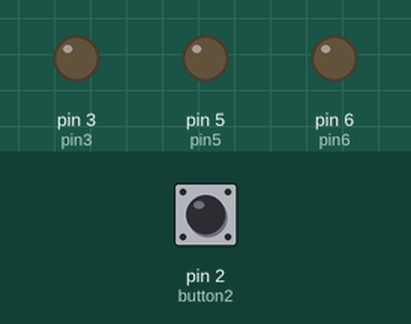
Bench run of a sketch on a simulated Arduino Uno, built with avr-gcc and run on an emulated ATmega328P. On the bench: output pins drawn as LEDs (lit = HIGH). Dashed ring = blinking. Inputs (shaded band) come from the test bench; at power-on: pin 2 (button2) LOW.

Above: at 3.8 s.
3.9 s: pin 2 (button2) pulled HIGH for 1.3 s
At 4.8 s:
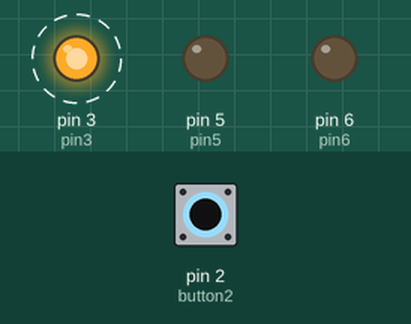
At 6.8 s:
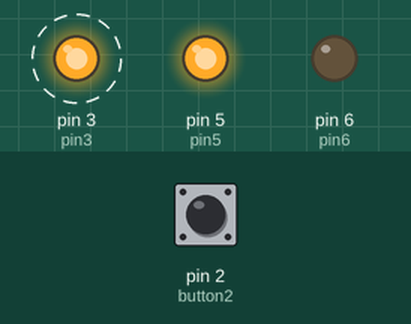
9.4 s: pin 2 (button2) pulled HIGH for 3.2 s
At 10.8 s:
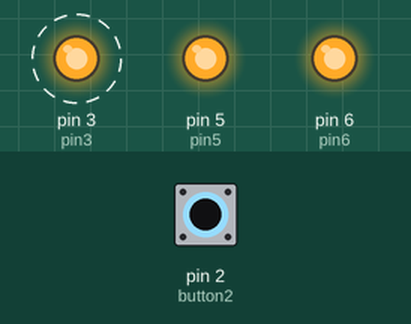
Timing chart, 0 to 20.1 s (numbered marks = the images above; inputs shaded):
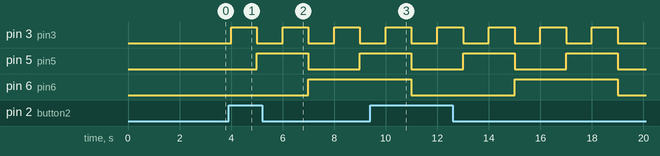

Measured:
- after the input at 3.9 s, pin 3 (pin3): alternates HIGH for 1.0 s and LOW for 1.0 s, starting after 0.10 s; pin 5 (pin5): LOW → HIGH after 1.1 s, → LOW 2.0 s later, → HIGH 2.0 s later; pin 6 (pin6): LOW → HIGH after 3.1 s

The sketch:

Punto10.2.ino
```cpp
// inicializa los pines requeridos
int button2 = 2;
int pin3 = 3;
int pin5 = 5;
int pin6 = 6;

// the setup function runs once when you press reset or power the board
void setup() {
  pinMode(button2, INPUT); // botón
  pinMode(pin3, OUTPUT); // luz verde
  pinMode(pin5, OUTPUT); // luz amarilla
  pinMode(pin6, OUTPUT); // luz roja
}

int salidaLuces(int pin01, int pin02, int pin03, int a, int b, int c){
  if ((a==0)&&(b==0)&&(c==0)) { // CASO 1: NEGRO
    digitalWrite(pin01,LOW);
    digitalWrite(pin02,LOW);
    digitalWrite(pin03,LOW);
  }
    if ((a==0)&&(b==0)&&(c==1)) { // CASO 2: AZUL
    digitalWrite(pin01,HIGH);
    digitalWrite(pin02,LOW);
    digitalWrite(pin03,LOW);
  }
    if ((a==0)&&(b==1)&&(c==0)) { // CASO 3: VERDE
    digitalWrite(pin01,LOW);
    digitalWrite(pin02,HIGH);
    digitalWrite(pin03,LOW);
  }
    if ((a==0)&&(b==1)&&(c==1)) { // CASO 4: VERDE + AZUL
    digitalWrite(pin01,HIGH);
    digitalWrite(pin02,HIGH);
    digitalWrite(pin03,LOW);
  }
    if ((a==1)&&(b==0)&&(c==0)) { // CASO 5: ROJO
    digitalWrite(pin01,LOW);
    digitalWrite(pin02,LOW);
    digitalWrite(pin03,HIGH);
  }
    if ((a==1)&&(b==0)&&(c==1)) { // CASO 6: ROJO + AZUL
    digitalWrite(pin01,HIGH);
    digitalWrite(pin02,LOW);
    digitalWrite(pin03,HIGH);
  }
    if ((a==1)&&(b==1)&&(c==0)) { // CASO 7; ROJO + VERDE
    digitalWrite(pin01,LOW);
    digitalWrite(pin02,HIGH);
    digitalWrite(pin03,HIGH);
  }
    if ((a==1)&&(b==1)&&(c==1)) { // CASO 8: BLANCO
    digitalWrite(pin01,HIGH);
    digitalWrite(pin02,HIGH);
    digitalWrite(pin03,HIGH);
  }
  return 0;
}

// the loop function runs over and over again forever
void loop() {
  salidaLuces(pin3,pin5,pin6,0,0,0); //NEGRO
  delay(1000);

  if (digitalRead(button2) == HIGH){
    salidaLuces(pin3,pin5,pin6,0,0,1); //AZUL
    delay(1000);
    salidaLuces(pin3,pin5,pin6,0,1,0); //VERDE
    delay(1000);
    salidaLuces(pin3,pin5,pin6,0,1,1); //AZUL + VERDE
    delay(1000);
    salidaLuces(pin3,pin5,pin6,1,0,0); //ROJO
    delay(1000);
    salidaLuces(pin3,pin5,pin6,1,0,1); //ROJO + AZUL
    delay(1000);
    salidaLuces(pin3,pin5,pin6,1,1,0); //ROJO + VERDE
    delay(1000);
    salidaLuces(pin3,pin5,pin6,1,1,1); //BLANCO
    delay(1000);
  }
}
```
